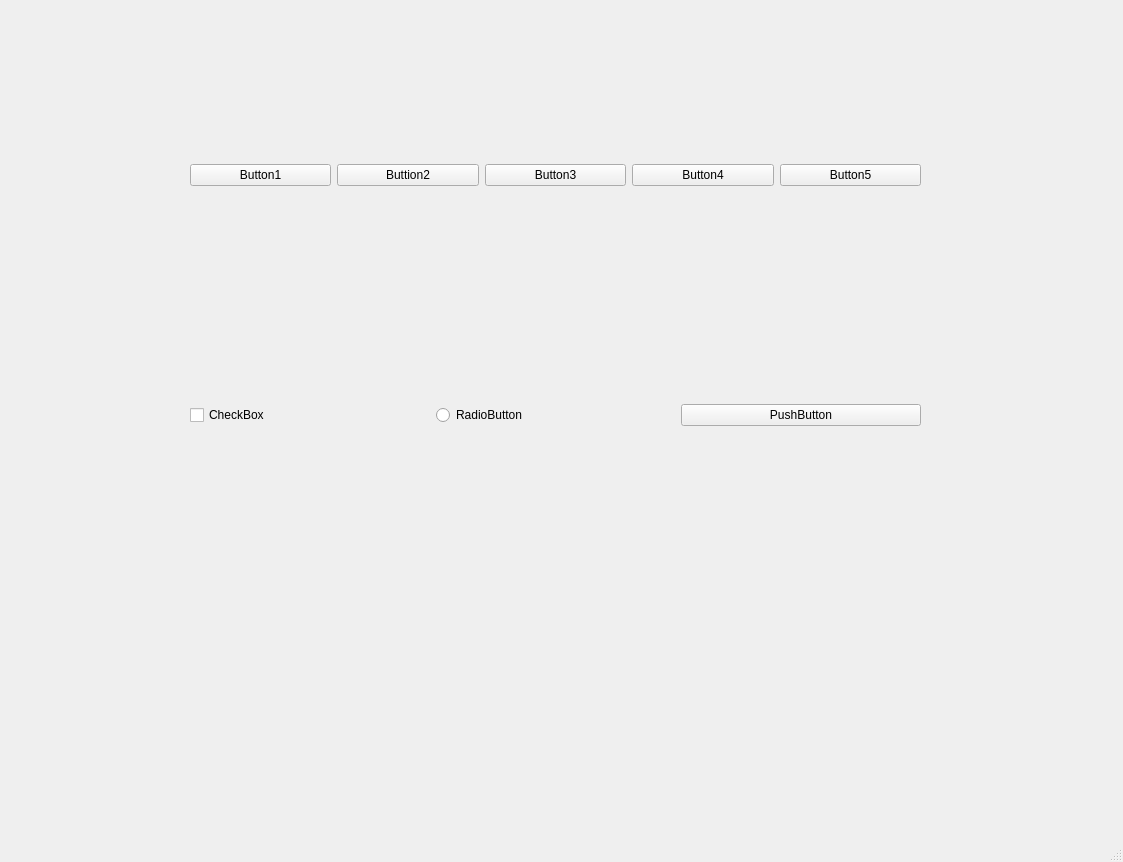
<?xml version="1.0" encoding="UTF-8"?>
<ui version="4.0">
 <class>MainWindow</class>
 <widget class="QMainWindow" name="MainWindow">
  <property name="geometry">
   <rect>
    <x>0</x>
    <y>0</y>
    <width>1123</width>
    <height>862</height>
   </rect>
  </property>
  <property name="windowTitle">
   <string>MainWindow</string>
  </property>
  <widget class="QWidget" name="centralwidget">
   <widget class="QWidget" name="horizontalLayoutWidget">
    <property name="geometry">
     <rect>
      <x>190</x>
      <y>340</y>
      <width>731</width>
      <height>151</height>
     </rect>
    </property>
    <layout class="QHBoxLayout" name="horizontalLayout_2">
     <item>
      <widget class="QCheckBox" name="checkBox">
       <property name="text">
        <string>CheckBox</string>
       </property>
      </widget>
     </item>
     <item>
      <widget class="QRadioButton" name="radioButton">
       <property name="text">
        <string>RadioButton</string>
       </property>
      </widget>
     </item>
     <item>
      <widget class="QPushButton" name="pushButton_7">
       <property name="text">
        <string>PushButton</string>
       </property>
      </widget>
     </item>
    </layout>
   </widget>
   <widget class="QWidget" name="">
    <property name="geometry">
     <rect>
      <x>190</x>
      <y>50</y>
      <width>731</width>
      <height>251</height>
     </rect>
    </property>
    <layout class="QHBoxLayout" name="horizontalLayout">
     <item>
      <widget class="QPushButton" name="pushButton">
       <property name="text">
        <string>Button1</string>
       </property>
      </widget>
     </item>
     <item>
      <widget class="QPushButton" name="pushButton_2">
       <property name="text">
        <string>Buttion2</string>
       </property>
      </widget>
     </item>
     <item>
      <widget class="QPushButton" name="pushButton_3">
       <property name="text">
        <string>Button3</string>
       </property>
      </widget>
     </item>
     <item>
      <widget class="QPushButton" name="pushButton_4">
       <property name="text">
        <string>Button4</string>
       </property>
      </widget>
     </item>
     <item>
      <widget class="QPushButton" name="pushButton_5">
       <property name="text">
        <string>Button5</string>
       </property>
      </widget>
     </item>
    </layout>
   </widget>
  </widget>
  <widget class="QMenuBar" name="menubar">
   <property name="geometry">
    <rect>
     <x>0</x>
     <y>0</y>
     <width>1123</width>
     <height>26</height>
    </rect>
   </property>
  </widget>
  <widget class="QStatusBar" name="statusbar"/>
 </widget>
 <resources/>
 <connections/>
</ui>
